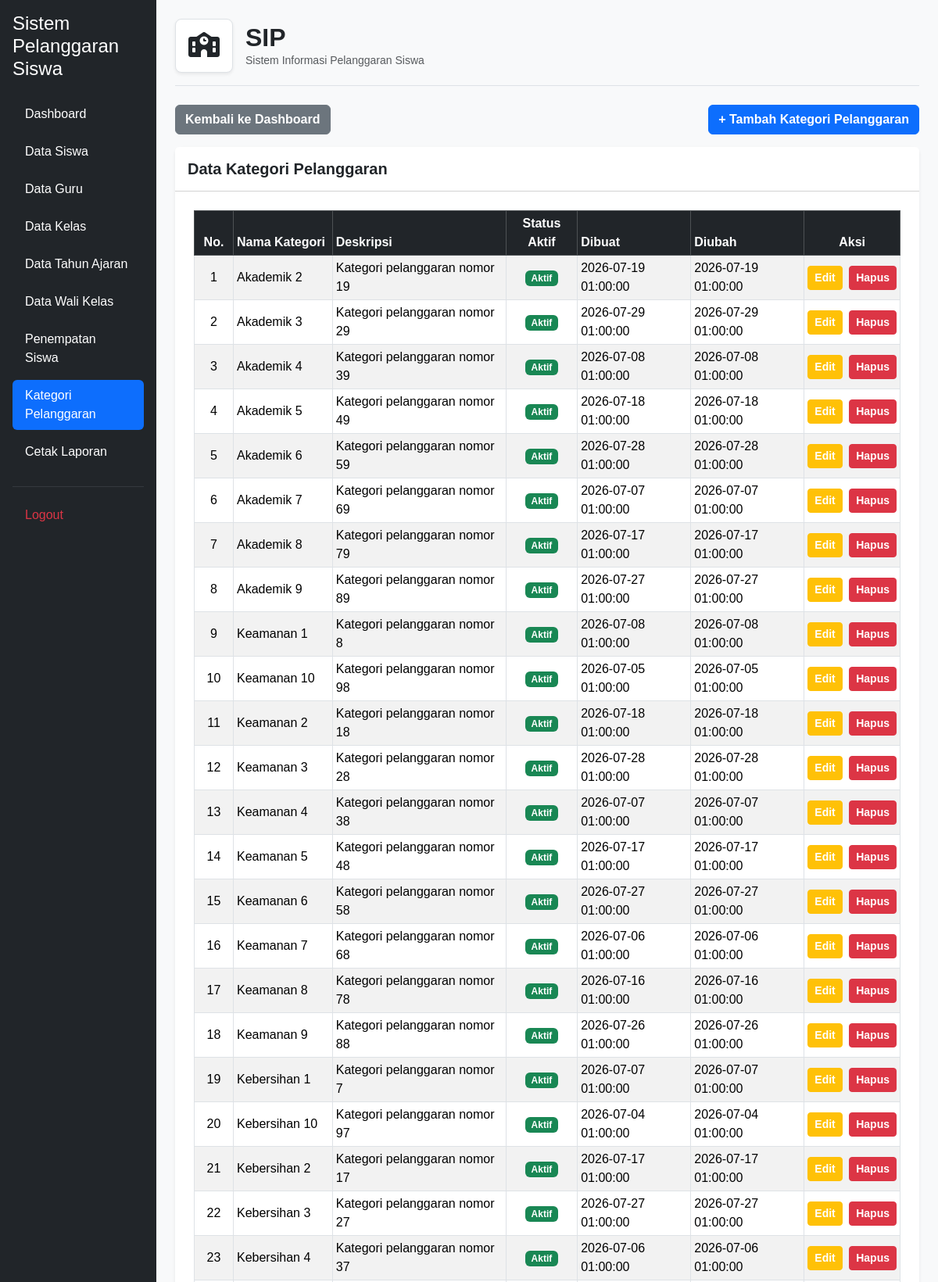
/kelola_pelanggaran_kategori.php (signed in, upper part), run on the app's committed database.
### tables this page shows
CREATE TABLE `t_pelanggaran_kategori` (
  `id` int(11) NOT NULL,
  `nama` varchar(100) DEFAULT NULL,
  `deskripsi` text NOT NULL,
  `status_aktif` tinyint(1) NOT NULL,
  `created_at` timestamp NOT NULL DEFAULT current_timestamp(),
  `updated_at` timestamp NOT NULL DEFAULT current_timestamp()
);

### kelola_pelanggaran_kategori.php (the view, shortened to what this page needs)
<?php
include 'config/koneksi.php';
$sql = "SELECT * FROM t_pelanggaran_kategori ORDER BY nama ASC";
$hasil = mysqli_query($koneksi, $sql);
?>
<!DOCTYPE html>
<html lang="id">
<head>
    <link href="https://cdn.jsdelivr.net/npm/bootstrap@5.3.3/dist/css/bootstrap.min.css" rel="stylesheet">
    <link rel="stylesheet" href="https://cdnjs.cloudflare.com/ajax/libs/font-awesome/6.4.0/css/all.min.css">
    <link href="https://cdn.datatables.net/2.3.4/css/dataTables.bootstrap5.min.css" rel="stylesheet">
    <link rel="stylesheet" href="layout/style.css">
</head>
<body class="bg-light">
<div class="container-fluid">
    <div class="row">
        <?php include 'layout/sidebar.php'; ?>
        <main class="col-md-9 ms-sm-auto col-lg-10 p-4">
            <div class="d-flex align-items-center mb-4 pb-3 border-bottom">
                <div class="bg-white p-3 rounded-3 shadow-sm me-3 border">
                    <i class="fa-solid fa-school fs-2 text-dark"></i>
                </div>
                <div>
                    <h1 class="h2 fw-bold text-dark m-0">SIP</h1>
                    <p class="text-muted m-0 small">Sistem Informasi Pelanggaran Siswa</p>
                </div>
            </div>
            <div class="d-flex justify-content-between align-items-center mb-3">
                <a href="dashboard.php" class="btn btn-secondary fw-semibold">
                    Kembali ke Dashboard
                </a>
                <a href="tambah_pelanggaran_kategori.php" class="btn btn-primary fw-semibold">
                    + Tambah Kategori Pelanggaran
                </a>
            </div>
            <div class="card shadow-sm border-0 rounded-3 mb-5">
                <div class="card-header bg-white py-3">
                    <h5 class="card-title m-0 fw-bold">Data Kategori Pelanggaran</h5>
                </div>
                <div class="card-body p-4">
                    <div class="table-responsive">
                        <table id="tabelKategori" class="table table-sm table-striped table-bordered table-hover align-middle w-100">
                            <thead class="table-dark">
                                <tr>
                                    <th class="text-center" style="width: 50px;">No.</th>
                                    <th>Nama Kategori</th>
                                    <th>Deskripsi</th>
                                    <th class="text-center">Status Aktif</th>
                                    <th>Dibuat</th>
                                    <th>Diubah</th>
                                    <th class="text-center" style="width: 120px;">Aksi</th>
                                </tr>
                            </thead>
                            <tbody>
                                <?php
                                $no = 1;
                                while ($row = mysqli_fetch_assoc($hasil)) { ?>
                                <tr>
                                    <td class="text-center"><?= $no++ ?></td>
                                    <td>
                                        <?= htmlspecialchars($row['nama']) ?>
                                    </td>
                                    <td>
                                        <?= htmlspecialchars($row['deskripsi'] ?? '-') ?>
                                    </td>
                                    <td class="text-center">
                                        <?php if ($row['status_aktif'] == 1) { ?>
                                            <span class="badge bg-success">Aktif</span>
                                        <?php } else { ?>
                                            <span class="badge bg-danger">Tidak Aktif</span>
                                        <?php } ?>
                                    </td>
                                    <td>
                                        <?= htmlspecialchars($row['created_at'] ?? '-') ?>
                                    </td>
                                    <td>
                                        <?= htmlspecialchars($row['updated_at'] ?? '-') ?>
                                    </td>
                                    <td class="text-center text-nowrap">
                                        <a href="edit_pelanggaran_kategori.php?id=<?= urlencode($row['id']) ?>" class="btn btn-warning btn-sm me-1 fw-semibold text-white">
                                            Edit
                                        </a>
                                        <a href="hapus_pelanggaran_kategori.php?id=<?= urlencode($row['id']) ?>"
                                           class="btn btn-danger btn-sm fw-semibold"
                                           onclick="return confirm('Yakin ingin menghapus kategori pelanggaran ini?');">
                                            Hapus
                                        </a>
                                    </td>
                                </tr>
                                <?php } ?>
                            </tbody>
                        </table>
                    </div>
                </div>
            </div>
        </main>
    </div>
</div>
</body>
</html>

### layout/style.css (style rules this page uses)
:root { --primary: #3659d9; --navy: #17233f; --background: #f4f6fb; --text-muted: #778198; --border: #e8ecf4; }
* { box-sizing: border-box; }
body { margin: 0; font-family: 'Poppins', sans-serif; background: var(--background); color: var(--navy); }

### data on the page
t_pelanggaran_kategori: nama "Akademik 2", deskripsi "Kategori pelanggaran nomor 19", status_aktif "Aktif", created_at "2026-07-19 01:00:00", updated_at "2026-07-19 01:00:00"
t_pelanggaran_kategori: nama "Akademik 3", deskripsi "Kategori pelanggaran nomor 29", status_aktif "Aktif", created_at "2026-07-29 01:00:00", updated_at "2026-07-29 01:00:00"
t_pelanggaran_kategori: nama "Akademik 4", deskripsi "Kategori pelanggaran nomor 39", status_aktif "Aktif", created_at "2026-07-08 01:00:00", updated_at "2026-07-08 01:00:00"
t_pelanggaran_kategori: nama "Akademik 5", deskripsi "Kategori pelanggaran nomor 49", status_aktif "Aktif", created_at "2026-07-18 01:00:00", updated_at "2026-07-18 01:00:00"
t_pelanggaran_kategori: nama "Akademik 6", deskripsi "Kategori pelanggaran nomor 59", status_aktif "Aktif", created_at "2026-07-28 01:00:00", updated_at "2026-07-28 01:00:00"
t_pelanggaran_kategori: nama "Akademik 7", deskripsi "Kategori pelanggaran nomor 69", status_aktif "Aktif", created_at "2026-07-07 01:00:00", updated_at "2026-07-07 01:00:00"
t_pelanggaran_kategori: nama "Akademik 8", deskripsi "Kategori pelanggaran nomor 79", status_aktif "Aktif", created_at "2026-07-17 01:00:00", updated_at "2026-07-17 01:00:00"
t_pelanggaran_kategori: nama "Akademik 9", deskripsi "Kategori pelanggaran nomor 89", status_aktif "Aktif", created_at "2026-07-27 01:00:00", updated_at "2026-07-27 01:00:00"
t_pelanggaran_kategori: nama "Keamanan 1", deskripsi "Kategori pelanggaran nomor 8", status_aktif "Aktif", created_at "2026-07-08 01:00:00", updated_at "2026-07-08 01:00:00"
t_pelanggaran_kategori: nama "Keamanan 10", deskripsi "Kategori pelanggaran nomor 98", status_aktif "Aktif", created_at "2026-07-05 01:00:00", updated_at "2026-07-05 01:00:00"
t_pelanggaran_kategori: nama "Keamanan 2", deskripsi "Kategori pelanggaran nomor 18", status_aktif "Aktif", created_at "2026-07-18 01:00:00", updated_at "2026-07-18 01:00:00"
t_pelanggaran_kategori: nama "Keamanan 3", deskripsi "Kategori pelanggaran nomor 28", status_aktif "Aktif", created_at "2026-07-28 01:00:00", updated_at "2026-07-28 01:00:00"
t_pelanggaran_kategori: nama "Keamanan 4", deskripsi "Kategori pelanggaran nomor 38", status_aktif "Aktif", created_at "2026-07-07 01:00:00", updated_at "2026-07-07 01:00:00"
t_pelanggaran_kategori: nama "Keamanan 5", deskripsi "Kategori pelanggaran nomor 48", status_aktif "Aktif", created_at "2026-07-17 01:00:00", updated_at "2026-07-17 01:00:00"
t_pelanggaran_kategori: nama "Keamanan 6", deskripsi "Kategori pelanggaran nomor 58", status_aktif "Aktif", created_at "2026-07-27 01:00:00", updated_at "2026-07-27 01:00:00"
t_pelanggaran_kategori: nama "Keamanan 7", deskripsi "Kategori pelanggaran nomor 68", status_aktif "Aktif", created_at "2026-07-06 01:00:00", updated_at "2026-07-06 01:00:00"
t_pelanggaran_kategori: nama "Keamanan 8", deskripsi "Kategori pelanggaran nomor 78", status_aktif "Aktif", created_at "2026-07-16 01:00:00", updated_at "2026-07-16 01:00:00"
t_pelanggaran_kategori: nama "Keamanan 9", deskripsi "Kategori pelanggaran nomor 88", status_aktif "Aktif", created_at "2026-07-26 01:00:00", updated_at "2026-07-26 01:00:00"
t_pelanggaran_kategori: nama "Kebersihan 1", deskripsi "Kategori pelanggaran nomor 7", status_aktif "Aktif", created_at "2026-07-07 01:00:00", updated_at "2026-07-07 01:00:00"
t_pelanggaran_kategori: nama "Kebersihan 10", deskripsi "Kategori pelanggaran nomor 97", status_aktif "Aktif", created_at "2026-07-04 01:00:00", updated_at "2026-07-04 01:00:00"
t_pelanggaran_kategori: nama "Kebersihan 2", deskripsi "Kategori pelanggaran nomor 17", status_aktif "Aktif", created_at "2026-07-17 01:00:00", updated_at "2026-07-17 01:00:00"
t_pelanggaran_kategori: nama "Kebersihan 3", deskripsi "Kategori pelanggaran nomor 27", status_aktif "Aktif", created_at "2026-07-27 01:00:00", updated_at "2026-07-27 01:00:00"
t_pelanggaran_kategori: nama "Kebersihan 4", deskripsi "Kategori pelanggaran nomor 37", status_aktif "Aktif", created_at "2026-07-06 01:00:00", updated_at "2026-07-06 01:00:00"
